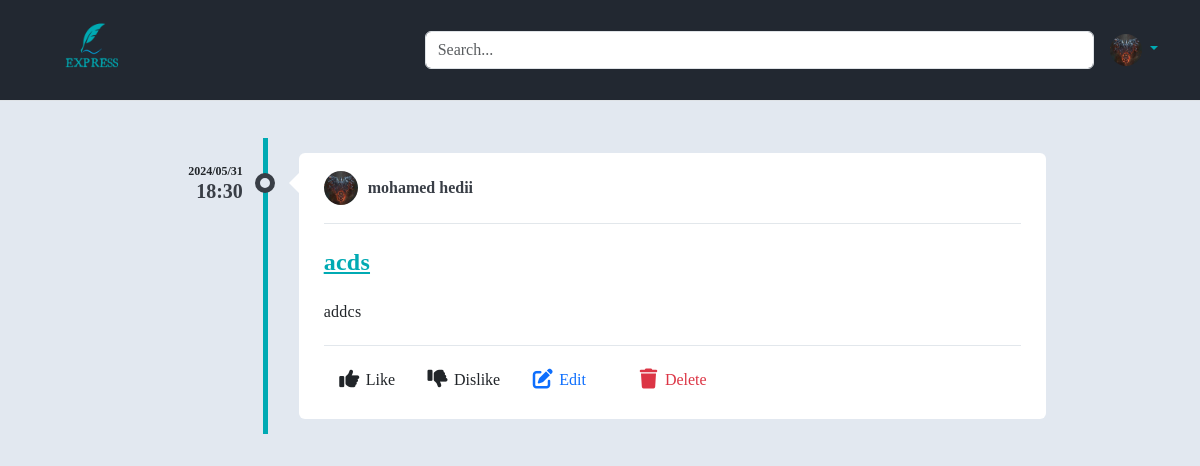
Page /home (signed in) on the earlier database version.
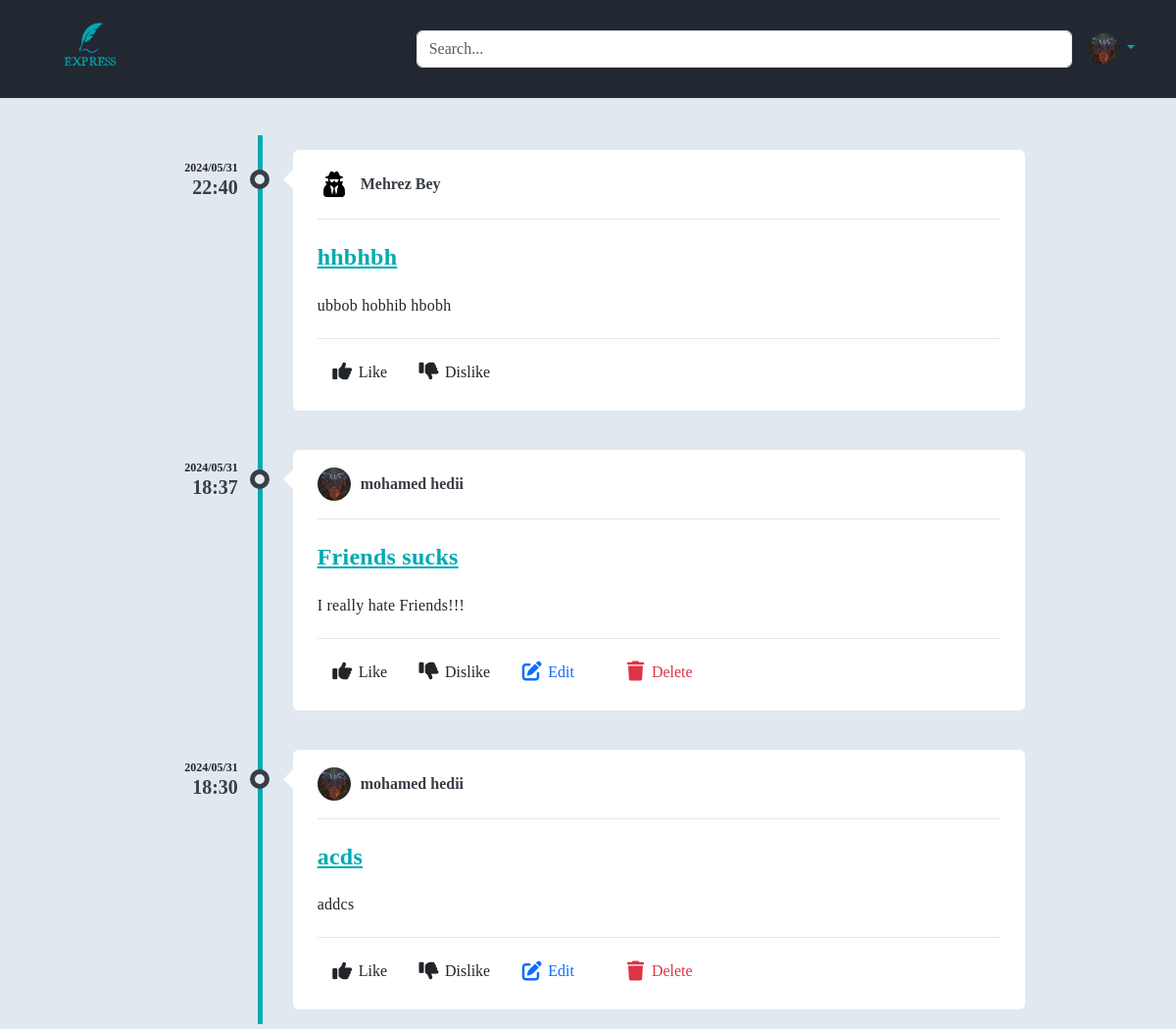
Same page on the later database version.
### express/models.py (models this page shows, shortened)
@dataclass
class Post(db.Model):
    id:int= field(init=False, repr=False)
    title:str
    date_posted:date = field(init=False)
    content:str = field(repr=False)
    user_id:int = field(repr=False)
    id = db.Column(db.Integer, primary_key=True)
    title = db.Column(db.String(100), nullable=False)
    date_posted = db.Column(db.DateTime, nullable=False, default=datetime.utcnow)
    content = db.Column(db.Text, nullable=False)
    user_id = db.Column(db.Integer, db.ForeignKey('user.id'), nullable=False)

@dataclass
class User(db.Model,UserMixin):
    __table_name__= "user"
    id:int= field(init=False, repr=False)
    firstname:str
    lastname:str
    email:str
    image_file:str
    password:str =  field(repr=False)
    birthday:date
    id = db.Column(db.Integer, primary_key=True)
    firstname = db.Column(db.String(20),  nullable=False)
    lastname = db.Column(db.String(20), nullable=False)
    email = db.Column(db.String(120), unique=True, nullable=False)
    image_file = db.Column(db.String(20), nullable=False, default='default.jpg')
    password = db.Column(db.String(60), nullable=False)
    birthday = db.Column(db.DateTime , nullable = True)
    posts = db.relationship('Post', backref='author', lazy=True)

### express/routes.py (the view)
@app.route("/")
@app.route("/home")
def home():
    if(current_user.is_authenticated):
        image = url_for('static',filename='images/profile_pictures/'+ current_user.image_file)
        posts = Post.query.order_by(Post.id.desc()).all()
        print(posts)
        return render_template('home.html' , title="Home", image = image, posts = posts)
    else :
        return render_template("welcome_page.html")

### express/models.py (called while the page is built)
@login_manager.user_loader
def load_user(user_id):
    return User.query.get(int(user_id))

### express/templates/home.html (shortened to what this page needs)
{% extends "header.html" %}
{% block head_afterheader %}
<link rel="stylesheet" href="{{url_for('static',filename='styles/home_style.css')}}">
{% endblock head_afterheader%}
{% block afterheader %}
<div class="container">
    <div class="row">
        <div class="col-md-12">
            <div id="content" class="content content-full-width">
                <div class="profile-content">
                    <div class="tab-content">
                            <ul class="timeline">
                                {% for post in posts%}
                                <li>
                                    <div class="timeline-time">
                                        <span class="date">{{post.date_posted.strftime('%Y/%m/%d') }}</span>
                                        <span class="time">{{post.date_posted.strftime('%H:%M') }}</span>
                                    </div>
                                    <div class="timeline-icon">
                                        <span href="">&nbsp;</span>
                                    </div>
                                    <div class="timeline-body">
                                        <a class="timeline-header" href="">
                                            <span class="userimage rounded-circle "><img src="{{url_for('static',filename='images/profile_pictures/'+post.author.image_file)}}" alt="user image"></span>
                                            <span class="username">{{post.author.firstname}} {{post.author.lastname}}</span>
                                        </a>
                                        <div class="timeline-content my-4">
                                            <h4 class="template-title fw-bold" style="color: var(--main-light-color); text-decoration: underline;">
                                                {{post.title}}
                                            </h4>
                                            <br>
                                            <p>{{post.content}}</p>
                                        </div>
                                        <div class="timeline-footer">
                                            <button type="button" class="btn" ><i class="fa fa-thumbs-up fa-fw fa-lg "></i> Like</button>
                                            <button type="button" class="btn" ><i class="fa fa-thumbs-down fa-fw fa-lg "></i> Dislike</button>
                                            {% if current_user == post.author %}
                                                <a type="button" class="btn text-primary" href="{{url_for('edit_post',post_id = post.id)}}" ><i class="fa fa-edit fa-fw fa-lg "></i> Edit</a>
                                                <button type="button" class="btn text-danger" data-bs-toggle="modal" data-bs-target="#deleteModal" ><i class="fa fa-trash fa-fw fa-lg "></i> Delete </button>
                                            {% endif%}
                                        </div>
                                    </div>
                                </li>
                                {% endfor %}
                            </ul>
                    </div>
                </div>
            </div>
        </div>
    </div>
</div>
{% endblock afterheader%}

### express/templates/header.html (shortened to what this page needs)
{% extends "layout.html" %}
{% block headblock%}
<link rel="stylesheet" href="{{url_for('static',filename='styles/header_style.css')}}">
  {% block head_afterheader %}
  {% endblock head_afterheader%}
{% endblock headblock%}
{% block bodyblock%}
<header class="mb-3 border-bottom">
    <div class="container d-grid gap-3 align-items-center" style="grid-template-columns: 1fr 2fr;">
        <a href="{{url_for('home')}}" class="d-flex align-items-center text-white text-decoration-none" style="width: 100px;">
            <img src="{{url_for('static',filename='images/logo.png')}}" alt="Express Logo" width="100px">
        </a>
      <div class="d-flex align-items-center">
        <form class="w-100 me-3" role="search">
          <input type="search" class="form-control" placeholder="Search..." aria-label="Search">
        </form>
        <div class="flex-shrink-0 dropdown">
          <a href="#" class="d-block link-body-emphasis text-decoration-none dropdown-toggle" data-bs-toggle="dropdown" aria-expanded="false">
            <img src="{{image}}" alt="mdo" width="32" height="32" class="rounded-circle">
          </a>
        </div>
      </div>
    </div>
  </header>
{% block afterheader %}
{% endblock afterheader%}
{% endblock bodyblock%}

### express/templates/layout.html (shortened to what this page needs)
<!DOCTYPE html>
<html lang="en">
<head>
    <link rel="stylesheet" href="{{url_for('static',filename='styles/normalize.css')}}">
    <link href="https://cdn.jsdelivr.net/npm/bootstrap@5.3.2/dist/css/bootstrap.min.css" rel="stylesheet">
    <link rel="stylesheet" href="{{url_for('static',filename='styles/main_style.css')}}">
    <link rel="stylesheet" href="https://cdnjs.cloudflare.com/ajax/libs/font-awesome/6.0.0-beta3/css/all.min.css">
    {% block headblock %}
    {% endblock headblock %}
    </head>
<body>
    {% block bodyblock %}
    {% endblock bodyblock%}
</body>
</html>

### express/static/styles/main_style.css (style rules this page uses)
:root { --main-dark-color:#222831; --sec-dark-color:#393E46; --main-light-color:#00aab3; --sec-light-color:#EEEEEE; --main-transition:0.3s; --main-background-light-color : #e2e8f0; }
* { box-sizing: border-box; margin: 0px; scroll-behavior: smooth; font-family:cursive; overflow-wrap: break-word; }

### express/static/styles/header_style.css (style rules this page uses)
header { background-color: var(--main-dark-color); position: sticky; top: 0; right: 0; z-index: 99; }
.dropdown-toggle::after { border-top-color: var(--main-light-color); }

### express/static/styles/home_style.css (style rules this page uses)
body { background:var(--main-background-light-color); }
.timeline { list-style-type: none; margin: 0; padding: 0; position: relative }
.timeline:before { content: ''; position: absolute; top: 5px; bottom: 5px; width: 5px; background: var(--main-light-color); left: 20%; margin-left: -2.5px }
.timeline>li { position: relative; min-height: 50px; padding: 20px 0 }
.timeline .timeline-time { position: absolute; left: 0; width: 18%; text-align: right; top: 30px }
.timeline .timeline-time .date, .timeline .timeline-time .time { display: block; font-weight: 600 }
.timeline .timeline-time .date { line-height: 16px; font-size: 12px }
.timeline .timeline-time .time { line-height: 24px; font-size: 20px; color: var(--sec-dark-color) }
.timeline .timeline-icon { left: 15%; position: absolute; width: 10%; text-align: center; top: 40px }
.timeline .timeline-icon span { width: 20px; height: 20px; display: inline-block; border-radius: 50%; background-color: var(--main-background-light-color); border: 5px solid var(--sec-dark-color); }
.timeline .timeline-body { margin-left: 23%; margin-right: 10%; background-color: #fff; position: relative; padding: 20px 25px; border-radius: 6px }
.timeline .timeline-body:before { content: ''; display: block; position: absolute; border: 10px solid transparent; border-right-color: #fff; left: -20px; top: 20px }
.timeline .timeline-body>div+div { margin-top: 15px }
.timeline-header { padding-bottom: 20px; border-bottom: 1px solid #e2e7eb; text-decoration: none; display: flex; align-items: center; }
.timeline-header .userimage { float: left; width: 34px; height: 34px; overflow: hidden; margin: -2px 10px -2px 0 }
.timeline img { max-width: 100%; height: 100%; display: block }
.timeline-header .username { font-size: 16px; font-weight: 600 }
.timeline-header .username { color: var(--sec-dark-color) }
.timeline-content { letter-spacing: .25px; line-height: 18px; }
.timeline-footer { background: #fff; border-top: 1px solid #e2e7ec; padding-top: 15px }
.timeline-footer a { display: inline-block; margin-right: 20px; }

Differences in the rows shown:
added Post: date_posted "2024/05/31", date_posted "22:40", image_file (placeholder picture), author.firstname "Mehrez", author.lastname "Bey", title "hhbhbh", content "ubbob hobhib hbobh"
added Post: date_posted "2024/05/31", date_posted "18:37", image_file (picture), author.firstname "mohamed", author.lastname "hedii", title "Friends sucks", content "I really hate Friends!!!"
